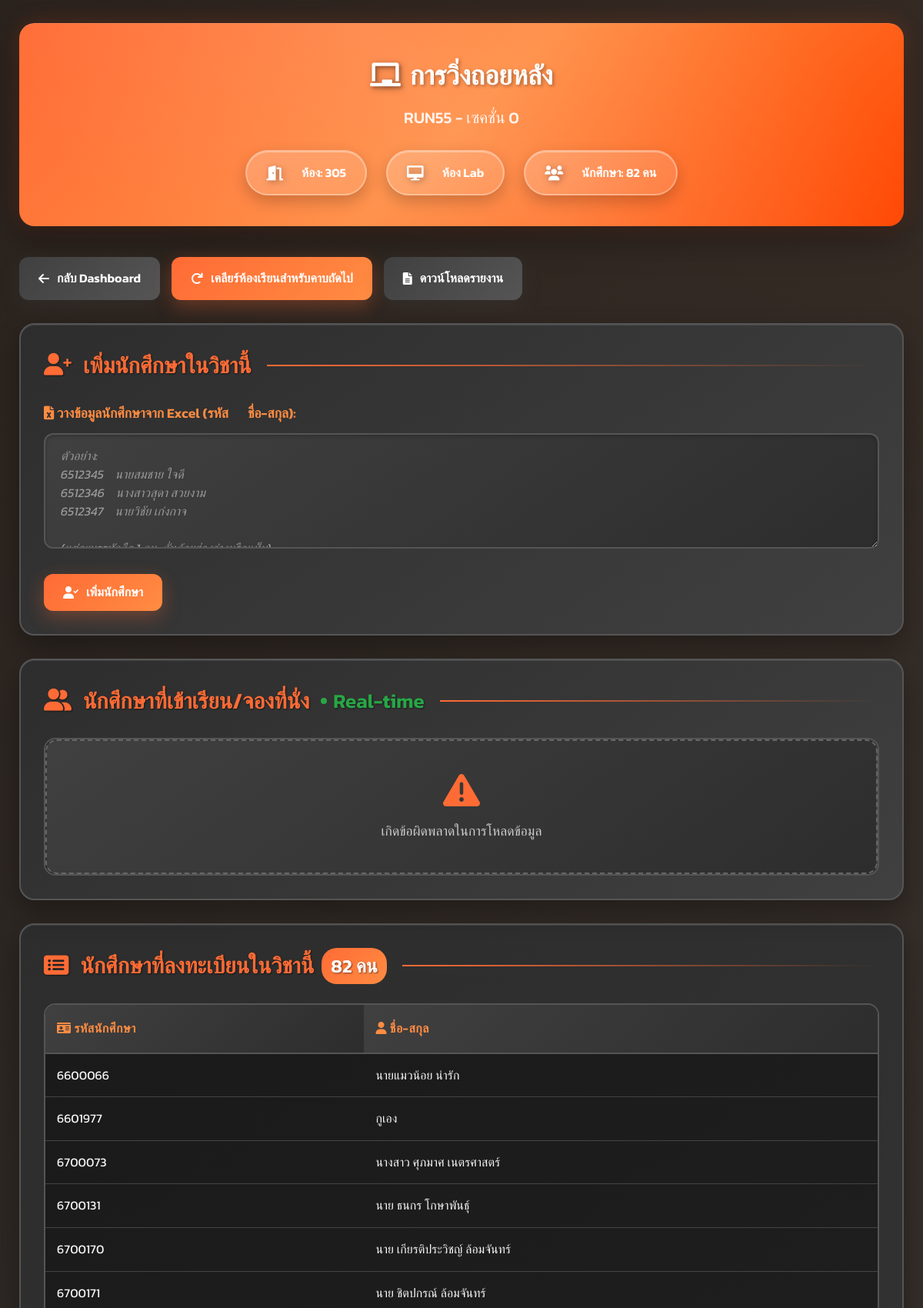
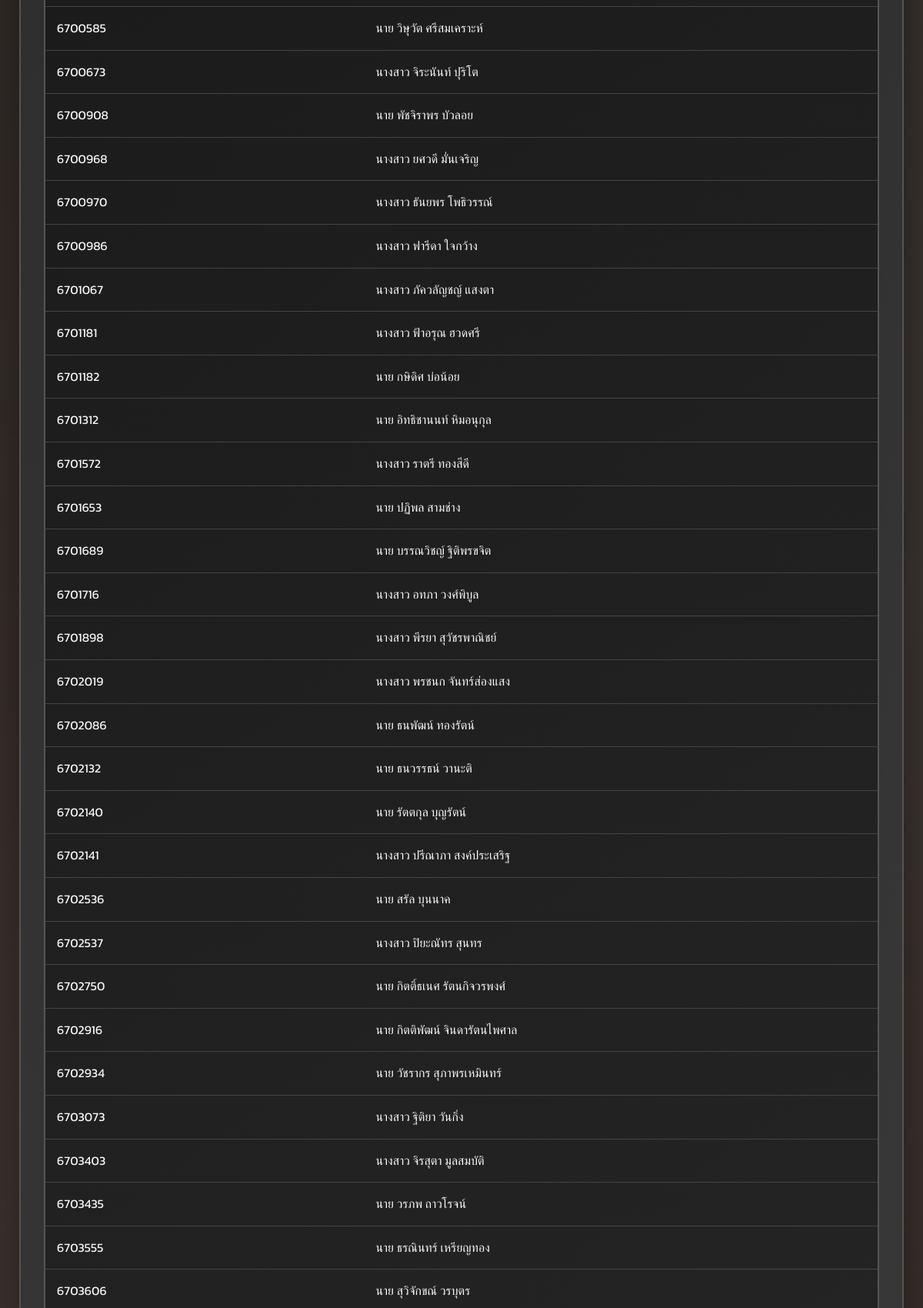
The app's page /teacher/view_bookings.php?course_id=9 (signed in, upper part) with its own data (2 pictures, top to bottom).
### tables this page shows
CREATE TABLE IF NOT EXISTS `courses` (
  `course_id` int NOT NULL,
  `course_name` varchar(255) NOT NULL,
  `course_code` varchar(100) DEFAULT NULL,
  `section` varchar(50) DEFAULT NULL,
  `instructor_name` varchar(255) DEFAULT NULL,
  `room_type` enum('lab','lecture') NOT NULL,
  `room_name` varchar(100) NOT NULL,
  `is_hidden` tinyint(1) DEFAULT '0',
  `created_by_user_id` int DEFAULT NULL,
  `created_at` datetime DEFAULT CURRENT_TIMESTAMP
);

CREATE TABLE IF NOT EXISTS `students` (
  `student_id` varchar(50) NOT NULL,
  `full_name` varchar(255) NOT NULL
);

### teacher/view_bookings.php (the view, shortened to what this page needs)
<?php
require_once('../db_connect.php');
$course_id = isset($_GET['course_id']) ? intval($_GET['course_id']) : 0;
$stmt_course = $pdo->prepare("SELECT * FROM courses WHERE course_id = ? AND created_by_user_id = ?");
$stmt_course->execute([$course_id, $_SESSION['user_id']]);
$course = $stmt_course->fetch(PDO::FETCH_ASSOC);
$stmt_registered_students = $pdo->prepare("
    SELECT s.student_id, s.full_name
    FROM course_students cs
    JOIN students s ON cs.student_id = s.student_id
    WHERE cs.course_id = ?
    ORDER BY s.student_id
");
$stmt_registered_students->execute([$course_id]);
$registered_students = $stmt_registered_students->fetchAll(PDO::FETCH_ASSOC);
?>
<!DOCTYPE html>
<html lang="th">
<head>
    <link href="https://cdnjs.cloudflare.com/ajax/libs/font-awesome/6.0.0/css/all.min.css" rel="stylesheet">
</head>
<body>
    <div class="container">
        <div class="page-header">
            <div class="page-header-content">
                <h2><i class="fas fa-chalkboard"></i><?php echo htmlspecialchars($course['course_name']); ?></h2>
                <h3><?php echo htmlspecialchars($course['course_code']); ?> - เซคชั่น <?php echo htmlspecialchars($course['section']); ?></h3>
                <div class="course-details">
                    <div class="course-detail-item">
                        <i class="fas fa-door-open"></i>
                        ห้อง: <?php echo htmlspecialchars($course['room_name']); ?>
                    </div>
                    <div class="course-detail-item">
                        <i class="fas fa-<?php echo $course['room_type'] == 'lab' ? 'desktop' : 'chalkboard'; ?>"></i>
                        <?php echo htmlspecialchars($course['room_type'] == 'lab' ? 'ห้อง Lab' : 'ห้อง Lecture'); ?>
                    </div>
                    <div class="course-detail-item">
                        <i class="fas fa-users"></i>
                        นักศึกษา: <?php echo count($registered_students); ?> คน
                    </div>
                </div>
            </div>
        </div>
        <div class="action-buttons-top">
            <a href="dashboard.php" class="btn btn-secondary">
                <i class="fas fa-arrow-left"></i>กลับ Dashboard
            </a>
            <button class="btn btn-primary" onclick="confirmClearRoom(<?php echo $course_id; ?>, this)">
                <i class="fas fa-redo"></i>เคลียร์ห้องเรียนสำหรับคาบถัดไป
            </button>
            <a href="generate_report.php?course_id=<?php echo $course_id; ?>" class="btn btn-secondary">
                <i class="fas fa-file-alt"></i>ดาวน์โหลดรายงาน
            </a>
        </div>
        <div class="section-box">
            <h3><i class="fas fa-user-plus"></i>เพิ่มนักศึกษาในวิชานี้</h3>
            <form id="addStudentForm" action="process_add_students.php" method="POST">
                <div class="form-group">
                    <label for="student_data">
                        <i class="fas fa-file-excel"></i> วางข้อมูลนักศึกษาจาก Excel (รหัส &emsp; ชื่อ-สกุล):
                    </label>
                    <textarea id="student_data" name="student_data" placeholder="ตัวอย่าง:
6512345    นายสมชาย ใจดี
6512346    นางสาวสุดา สวยงาม
6512347    นายวิชัย เก่งกาจ
(แต่ละบรรทัดคือ 1 คน, คั่นด้วยช่องว่างหรือแท็บ)"></textarea>
                </div>
                <button type="submit" class="btn btn-primary">
                    <i class="fas fa-user-check"></i>เพิ่มนักศึกษา
                </button>
            </form>
        </div>
        <div class="section-box realtime-section">
            <h3>
                <i class="fas fa-user-friends"></i>นักศึกษาที่เข้าเรียน/จองที่นั่ง
                <span class="realtime-indicator">
                    <span class="realtime-dot"></span>
                    Real-time
                </span>
            </h3>
            <div id="activeBookingsList" class="table-container">
            </div>
        </div>
        <div class="section-box">
            <h3>
                <i class="fas fa-list-alt"></i>นักศึกษาที่ลงทะเบียนในวิชานี้
                <span class="student-count"><?php echo count($registered_students); ?> คน</span>
            </h3>
            <?php if (count($registered_students) > 0): ?>
                <div class="table-container">
                    <table>
                        <thead>
                            <tr>
                                <th><i class="fas fa-id-card"></i> รหัสนักศึกษา</th>
                                <th><i class="fas fa-user"></i> ชื่อ-สกุล</th>
                            </tr>
                        </thead>
                        <tbody>
                            <?php foreach ($registered_students as $s): ?>
                                <tr>
                                    <td><?php echo htmlspecialchars($s['student_id']); ?></td>
                                    <td><?php echo htmlspecialchars($s['full_name']); ?></td>
                                </tr>
                            <?php endforeach; ?>
                        </tbody>
                    </table>
                </div>
            <?php endif; ?>
        </div>
    </div>
</body>
</html>

### records on screen
courses: course_name "การวิ่งถอยหลัง", course_code "RUN55", section "0", room_name "305", room_type "ห้อง Lab"
students: student_id "6600066", full_name "นายแมวน้อย น่ารัก"
students: student_id "6601977", full_name "กูเอง"
students: student_id "6700073", full_name "นางสาว ศุภมาศ เนตรศาสตร์"
students: student_id "6700131", full_name "นาย ธนกร โกษาพันธุ์"
students: student_id "6700170", full_name "นาย เกียรติประวิชญ์ ล้อมจันทร์"
students: student_id "6700171", full_name "นาย ชิตปกรณ์ ล้อมจันทร์"
students: student_id "6700585", full_name "นาย วิษุวัต ศรีสมเคราะห์"
students: student_id "6700673", full_name "นางสาว จิระนันท์ ปุริโต"
students: student_id "6700908", full_name "นาย พัชจิราพร บัวลอย"
students: student_id "6700968", full_name "นางสาว ยศวดี มั่นเจริญ"
students: student_id "6700970", full_name "นางสาว ธันยพร โพธิวรรณ์"
students: student_id "6700986", full_name "นางสาว ฟารีดา ใจกว้าง"
students: student_id "6701067", full_name "นางสาว ภัควลัญชญ์ แสงตา"
students: student_id "6701181", full_name "นางสาว ฟ้าอรุณ ฮวดศรี"
students: student_id "6701182", full_name "นาย กษิดิศ บ่อน้อย"
students: student_id "6701312", full_name "นาย อิทธิชานนท์ หิมอนุกุล"
students: student_id "6701572", full_name "นางสาว ราตรี ทองสีดี"
students: student_id "6701653", full_name "นาย ปฏิพล สามช่าง"
students: student_id "6701689", full_name "นาย บรรณวิชญ์ ฐิติพรขจิต"
students: student_id "6701716", full_name "นางสาว อทภา วงศ์พิบูล"
students: student_id "6701898", full_name "นางสาว พีรยา สุวัชรพาณิชย์"
students: student_id "6702019", full_name "นางสาว พรชนก จันทร์ส่องแสง"
students: student_id "6702086", full_name "นาย ธนพัฒน์ ทองรัตน์"
students: student_id "6702132", full_name "นาย ธนวรรธน์ วานะติ"
students: student_id "6702140", full_name "นาย รัตตกุล บุญรัตน์"
students: student_id "6702141", full_name "นางสาว ปรีณาภา สงค์ประเสริฐ"
students: student_id "6702536", full_name "นาย สรัล บุนนาค"
students: student_id "6702537", full_name "นางสาว ปิยะณัทร สุนทร"
students: student_id "6702750", full_name "นาย กิตติ์ธเนศ รัตนกิจวรพงศ์"
students: student_id "6702916", full_name "นาย กิตติพัฒน์ จินดารัตนไพศาล"
students: student_id "6702934", full_name "นาย วัชรากร สุภาพรเหมินทร์"
students: student_id "6703073", full_name "นางสาว ฐิติยา วันกิ่ง"
students: student_id "6703403", full_name "นางสาว จิรสุตา มูลสมบัติ"
students: student_id "6703435", full_name "นาย วรภพ ถาวโรจน์"
students: student_id "6703555", full_name "นาย ธรณินทร์ เหรียญทอง"
students: student_id "6703606", full_name "นาย สุวิจักขณ์ วรบุตร"

### other values on screen
count($registered_students) "82"
